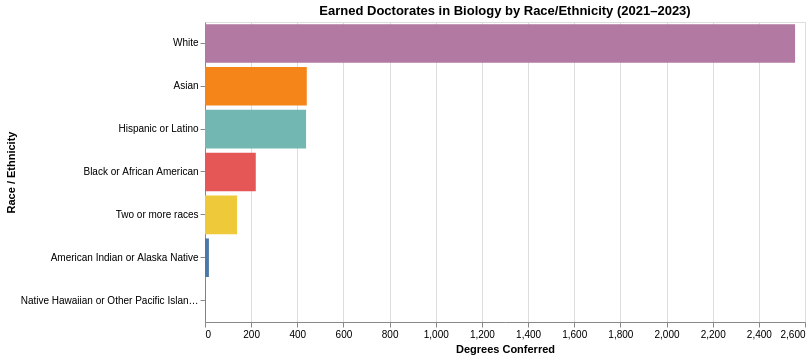

Notebook source saved alongside this figure:
### Markdown cell above
<div class="text-box">

## Earned Doctorates in Biology by Race/Ethnicity

### Code cell
#| code-fold: true


bio_major = ['26.01 - Biology, General.']


filtered_df = df[df["Major"].isin(bio_major)
]

grouped_df = (
    filtered_df.groupby("Race and Ethnicity")["Awards/Degrees Conferred"]
    .sum()
    .reset_index()
)


chart = (
    alt.Chart(grouped_df)
    .mark_bar()
    .encode(
        x=alt.X("Awards/Degrees Conferred:Q", title="Degrees Conferred"),
        y=alt.Y("Race and Ethnicity:N", sort="-x", title="Race / Ethnicity"),
        color=alt.Color("Race and Ethnicity:N", legend=None),
        tooltip=["Race and Ethnicity:N", "Awards/Degrees Conferred:Q"]
    )
    .properties(
        title="Earned Doctorates in Biology by Race/Ethnicity (2021–2023)",
        width=600,
        height=300
    )
)

chart

### Figure 1 — Vega-Lite specification as saved in the notebook (floating-point values rounded to 4 significant figures)
{"config": {"view": {"continuousWidth": 300, "continuousHeight": 300}}, "data": {"name": "data-f14d8eb8c8601394829d1f00e7b0a17c"}, "mark": {"type": "bar"}, "encoding": {"color": {"field": "Race and Ethnicity", "legend": null, "type": "nominal"}, "tooltip": [{"field": "Race and Ethnicity", "type": "nominal"}, {"field": "Awards/Degrees Conferred", "type": "quantitative"}], "x": {"field": "Awards/Degrees Conferred", "title": "Degrees Conferred", "type": "quantitative"}, "y": {"field": "Race and Ethnicity", "sort": "-x", "title": "Race / Ethnicity", "type": "nominal"}}, "height": 300, "title": "Earned Doctorates in Biology by Race/Ethnicity (2021–2023)", "width": 600, "$schema": "https://vega.github.io/schema/vega-lite/v5.14.1.json", "datasets": {"data-f14d8eb8c8601394829d1f00e7b0a17c": [{"Race and Ethnicity": "American Indian or Alaska Native", "Awards/Degrees Conferred": 17}, {"Race and Ethnicity": "Asian", "Awards/Degrees Conferred": 441}, {"Race and Ethnicity": "Black or African American", "Awards/Degrees Conferred": 220}, {"Race and Ethnicity": "Hispanic or Latino", "Awards/Degrees Conferred": 438}, {"Race and Ethnicity": "Native Hawaiian or Other Pacific Islander", "Awards/Degrees Conferred": 4}, {"Race and Ethnicity": "Two or more races", "Awards/Degrees Conferred": 139}, {"Race and Ethnicity": "White", "Awards/Degrees Conferred": 2557}]}}
